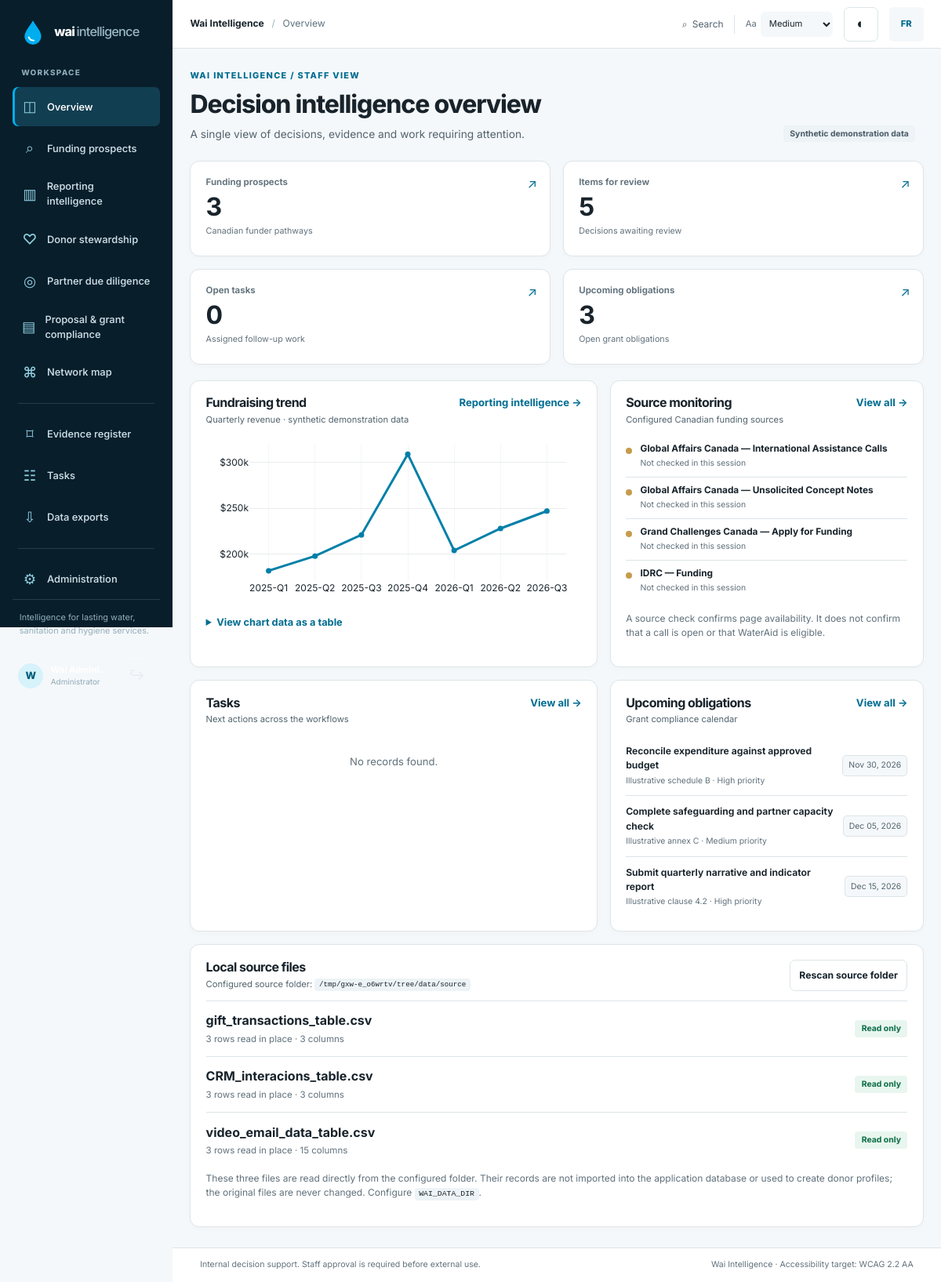
The app's page /app (signed in) with its own data.
### app/models.py (models this page shows)
class User(Base):
    __tablename__ = "users"
    id: Mapped[int] = mapped_column(Integer, primary_key=True)
    username: Mapped[str] = mapped_column(String(80), unique=True, index=True)
    display_name: Mapped[str] = mapped_column(String(120))
    role: Mapped[str] = mapped_column(String(20), default="user")
    password_hash: Mapped[str] = mapped_column(String(255))
    is_active: Mapped[bool] = mapped_column(Boolean, default=True)
    created_at: Mapped[datetime] = mapped_column(DateTime(timezone=True), default=utcnow)

class Source(Base):
    __tablename__ = "sources"
    id: Mapped[int] = mapped_column(Integer, primary_key=True)
    name: Mapped[str] = mapped_column(String(180), unique=True)
    category: Mapped[str] = mapped_column(String(60), default="funding")
    url: Mapped[str] = mapped_column(Text)
    description: Mapped[str] = mapped_column(Text, default="")
    frequency_days: Mapped[int] = mapped_column(Integer, default=14)
    enabled: Mapped[bool] = mapped_column(Boolean, default=True)
    last_checked_at: Mapped[datetime | None] = mapped_column(DateTime(timezone=True), nullable=True)
    last_status: Mapped[str] = mapped_column(String(40), default="not_checked")
    last_http_status: Mapped[int | None] = mapped_column(Integer, nullable=True)
    last_title: Mapped[str] = mapped_column(String(250), default="")
    last_content_hash: Mapped[str] = mapped_column(String(64), default="")
    last_excerpt: Mapped[str] = mapped_column(Text, default="")
    changed_at: Mapped[datetime | None] = mapped_column(DateTime(timezone=True), nullable=True)
    updated_at: Mapped[datetime] = mapped_column(DateTime(timezone=True), default=utcnow, onupdate=utcnow)

class GrantObligation(Base):
    __tablename__ = "grant_obligations"
    id: Mapped[int] = mapped_column(Integer, primary_key=True)
    project_id: Mapped[int | None] = mapped_column(ForeignKey("grant_projects.id"), nullable=True)
    document_id: Mapped[int | None] = mapped_column(ForeignKey("grant_documents.id"), nullable=True)
    title: Mapped[str] = mapped_column(String(240))
    clause_ref: Mapped[str] = mapped_column(String(100), default="Not mapped")
    due_date: Mapped[date | None] = mapped_column(Date, nullable=True)
    frequency: Mapped[str] = mapped_column(String(50), default="once")
    severity: Mapped[str] = mapped_column(String(30), default="medium")
    status: Mapped[str] = mapped_column(String(30), default="open")
    notes: Mapped[str] = mapped_column(Text, default="")

### app/main.py (the view)
@app.get("/app", response_class=HTMLResponse)
def dashboard(request: Request, db: Session = Depends(get_db)):
    user = get_user(request, db)
    if not user: return RedirectResponse("/signin", status_code=303)
    today = date.today()
    opps = db.query(Opportunity).filter(Opportunity.decision.notin_(["declined", "decline pending verification"])).count()
    review_items = db.query(Opportunity).filter(Opportunity.decision.in_(["unreviewed", "needs verification"])).count()
    review_items += db.query(PartnerCase).filter(PartnerCase.status == "pending_review").count()
    tasks = db.query(WorkTask).filter(WorkTask.status == "open").order_by(WorkTask.due_date.asc()).limit(6).all()
    due = db.query(GrantObligation).filter(GrantObligation.status == "open", GrantObligation.due_date >= today).order_by(GrantObligation.due_date.asc()).limit(5).all()
    sources = db.query(Source).order_by(Source.name).all()
    counts = {"opps":opps, "review":review_items, "tasks":db.query(WorkTask).filter_by(status="open").count(),
              "obligations":db.query(GrantObligation).filter_by(status="open").count()}
    metrics = report_data(db)
    source_data = load_source_csvs()
    request.app.state.source_data_status = source_data
    return page(request, "dashboard.html", user=user, workspace=True, counts=counts, tasks=tasks,
                obligations=due, sources=sources, metrics=metrics, source_data=source_data,
                recent_feedback=db.query(Feedback).order_by(Feedback.created_at.desc()).limit(4).all())

### app/templates/dashboard.html (shortened to what this page needs)
{% extends 'base.html' %}
{% block breadcrumb %}{{ t('dashboard') }}{% endblock %}
{% block content %}
<div class="page-heading"><div><span class="section-label">WAI INTELLIGENCE / STAFF VIEW</span><h1>{{ t('overview_title') }}</h1><p>{{ t('overview_sub') }}</p></div><div class="heading-meta"><span class="status-pill status-neutral">{{ t('sample_data') }}</span></div></div>
<div class="metric-grid">
  <a class="metric-card" href="/app/prospecting"><span>{{ t('open_opps') }}</span><strong>{{ counts.opps }}</strong><small>Canadian funder pathways</small><i>↗</i></a>
  <a class="metric-card" href="/app/evidence"><span>{{ t('review_items') }}</span><strong>{{ counts.review }}</strong><small>Decisions awaiting review</small><i>↗</i></a>
  <a class="metric-card" href="/app/tasks"><span>{{ t('open_tasks') }}</span><strong>{{ counts.tasks }}</strong><small>Assigned follow-up work</small><i>↗</i></a>
  <a class="metric-card" href="/app/compliance"><span>{{ t('upcoming_obligations') }}</span><strong>{{ counts.obligations }}</strong><small>Open grant obligations</small><i>↗</i></a>
</div>
<div class="dashboard-grid">
  <section class="panel chart-panel panel-wide"><div class="panel-heading"><div><h2>Fundraising trend</h2><p>Quarterly revenue · synthetic demonstration data</p></div><a class="text-link" href="/app/reporting">{{ t('reporting') }} →</a></div><div id="revenueChart" class="chart" role="img" aria-label="Quarterly fundraising revenue line chart" aria-describedby="dashboard-revenue-description"></div><details class="chart-data-details"><summary>{{ t('chart_data') }}</summary></details></section>
  <section class="panel source-panel"><div class="panel-heading"><div><h2>{{ t('source_status') }}</h2><p>Configured Canadian funding sources</p></div><a class="text-link" href="/app/prospecting">View all →</a></div>
    {% for source in sources[:4] %}<div class="source-row"><span class="source-indicator {% if source.last_status == 'reachable' %}is-good{% elif source.last_status == 'error' %}is-bad{% endif %}"></span><div><strong>{{ source.name }}</strong><small>{% if source.last_checked_at %}{{ t('checked') }} {{ source.last_checked_at.strftime('%b %d, %Y') }} · {{ source.last_status }}{% else %}Not checked in this session{% endif %}</small></div></div>{% endfor %}
    <p class="micro-note">{{ t('monitoring_note') }}</p>
  </section>
  <section class="panel"><div class="panel-heading"><div><h2>{{ t('tasks') }}</h2><p>Next actions across the workflows</p></div><a class="text-link" href="/app/tasks">View all →</a></div>
    {% if tasks %}{% for task in tasks %}<div class="list-row"><div class="list-main"><strong>{{ task.title }}</strong><small>{{ task.module|title }} · {{ task.owner }}</small></div><span class="date-badge">{{ task.due_date|datefmt(lang) }}</span></div>{% endfor %}{% else %}<p class="empty-state">{{ t('no_records') }}</p>{% endif %}
  </section>
  <section class="panel"><div class="panel-heading"><div><h2>{{ t('upcoming_obligations') }}</h2><p>Grant compliance calendar</p></div><a class="text-link" href="/app/compliance">View all →</a></div>
    {% if obligations %}{% for item in obligations %}<div class="list-row"><div class="list-main"><strong>{{ item.title }}</strong><small>{{ item.clause_ref }} · {{ item.severity|title }} priority</small></div><span class="date-badge">{{ item.due_date|datefmt(lang) }}</span></div>{% endfor %}{% else %}<p class="empty-state">{{ t('no_records') }}</p>{% endif %}
  </section>
</div>
<div class="panel data-panel"><div class="panel-heading"><div><h2>{{ t('local_source_files') }}</h2><p>{{ t('data_folder') }}: <code>{{ source_data.folder }}</code></p></div><form method="post" action="/app/data/refresh"><input type="hidden" name="csrf" value="{{ csrf_token }}"><button class="button button-secondary button-small" type="submit">{{ t('rescan_source_folder') }}</button></form></div><div class="export-list">{% for file in source_data.files %}<div class="export-row"><div><strong>{{ file.name }}</strong><small>{{ file.rows }} {{ t('rows_read_only') }} · {{ file.columns|length }} {{ t('columns') }}</small></div><span class="status-pill status-good">{{ t('read_only') }}</span></div>{% endfor %}</div>{% if source_data.warnings %}<div class="notice notice-warning"><strong>{{ t('source_folder_warnings') }}</strong><ul>{% for warning in source_data.warnings %}<li>{{ warning }}</li>{% endfor %}</ul></div>{% endif %}<p class="data-footnote">{{ t('source_folder_read_only_note') }} <code>WAI_DATA_DIR</code>.</p></div>
{% endblock %}

### app/templates/base.html (shortened to what this page needs)
<!doctype html>
<html lang="{{ 'fr-CA' if lang == 'fr' else 'en-CA' }}" data-theme="light" data-font-size="medium">
<head>
  <link rel="stylesheet" href="{{ url_for('static', path='css/app.css') }}">
</head>
<body>
{% if workspace %}
<div class="app-shell">
  <aside class="sidebar" aria-label="{{ t('primary_navigation') }}">
    <a class="brand" href="/app" aria-label="Wai Intelligence overview">
      <span class="brand-mark" aria-hidden="true"><svg viewBox="0 0 32 32"><path d="M16 2C12 9 6 15 6 21a10 10 0 0 0 20 0C26 15 20 9 16 2Z" fill="currentColor"/><path d="M11 22c1 3 3 4 6 4" stroke="white" stroke-width="1.7" stroke-linecap="round" fill="none"/></svg></span>
      <span class="brand-word">wai<span>intelligence</span></span>
    </a>
    <div class="side-section-label">{{ t('workspace') }}</div>
    <nav class="side-nav" aria-label="{{ t('workspace_navigation') }}">
      <a href="/app" class="nav-link {% if request.url.path == '/app' %}active{% endif %}"><span class="nav-icon">◫</span>{{ t('dashboard') }}</a>
      <a href="/app/prospecting" class="nav-link {% if request.url.path.startswith('/app/prospecting') %}active{% endif %}"><span class="nav-icon">⌕</span>{{ t('prospecting') }}</a>
      <a href="/app/reporting" class="nav-link {% if request.url.path.startswith('/app/reporting') %}active{% endif %}"><span class="nav-icon">▥</span>{{ t('reporting') }}</a>
      <a href="/app/stewardship" class="nav-link {% if request.url.path.startswith('/app/stewardship') %}active{% endif %}"><span class="nav-icon">♡</span>{{ t('stewardship') }}</a>
      <a href="/app/diligence" class="nav-link {% if request.url.path.startswith('/app/diligence') %}active{% endif %}"><span class="nav-icon">◎</span>{{ t('diligence') }}</a>
      <a href="/app/compliance" class="nav-link {% if request.url.path.startswith('/app/compliance') %}active{% endif %}"><span class="nav-icon">▤</span>{{ t('compliance') }}</a>
      <a href="/app/network" class="nav-link {% if request.url.path.startswith('/app/network') %}active{% endif %}"><span class="nav-icon">⌘</span>{{ t('network_map') }}</a>
      <div class="side-divider"></div>
      <a href="/app/evidence" class="nav-link {% if request.url.path.startswith('/app/evidence') %}active{% endif %}"><span class="nav-icon">⌑</span>{{ t('evidence') }}</a>
      <a href="/app/tasks" class="nav-link {% if request.url.path.startswith('/app/tasks') %}active{% endif %}"><span class="nav-icon">☷</span>{{ t('tasks') }}</a>
      <a href="/app/exports" class="nav-link {% if request.url.path.startswith('/app/exports') %}active{% endif %}"><span class="nav-icon">⇩</span>{{ t('exports') }}</a>
      {% if is_admin %}<div class="side-divider"></div><a href="/app/admin" class="nav-link {% if request.url.path.startswith('/app/admin') %}active{% endif %}"><span class="nav-icon">⚙</span>{{ t('admin') }}</a>{% endif %}
    </nav>
    <div class="sidebar-bottom">
      <div class="sidebar-mission">{{ t('mission') }}</div>
      <div class="side-user">
        <span class="avatar">{{ (user.display_name[:1] if user else 'W')|upper }}</span>
        <span class="user-meta"><strong>{{ user.display_name if user else 'Wai user' }}</strong><small>{{ 'Administrator' if is_admin else 'Staff access' }}</small></span>
        <form method="post" action="/signout"><input type="hidden" name="csrf" value="{{ csrf_token }}"><button class="icon-button signout-icon" type="submit" title="{{ t('sign_out') }}" aria-label="{{ t('sign_out') }}">↪</button></form>
      </div>
    </div>
  </aside>
  <div class="app-main">
    <header class="topbar">
      <div class="breadcrumb"><span>Wai Intelligence</span><span class="crumb-sep">/</span><span>{% block breadcrumb %}{{ t('dashboard') }}{% endblock %}</span></div>
      <div class="topbar-actions">
        <a class="top-action" href="/app/evidence" aria-label="{{ t('search') }}">⌕ <span>{{ t('search') }}</span></a>
        <div class="display-control"><label for="fontSizeSelect">Aa</label><select id="fontSizeSelect" aria-label="{{ t('font_size') }}"><option value="medium" selected>{{ t('medium') }}</option></select></div>
        <button class="icon-button" id="themeToggle" type="button" aria-label="{{ t('theme_toggle') }}" title="{{ t('settings') }}">◐</button>
        <a class="language-switch" aria-label="{{ t('switch_language') }}" href="/preferences/language?lang={{ 'en' if lang == 'fr' else 'fr' }}">{{ 'EN' if lang == 'fr' else 'FR' }}</a>
      </div>
    </header>
{% endif %}
<main class="{{ 'content-area' if workspace else 'public-main' }}" id="main-content" tabindex="-1">
  {% block content %}{% endblock %}
</main>
{% if workspace %}
    <footer class="app-footer"><span>{{ t('footer_note') }}</span><span>Wai Intelligence · {{ t('accessibility_target') }}</span></footer>
  </div>
</div>
{% else %}
<footer class="public-footer"><span>Wai Intelligence</span><span>{{ t('footer_note') }}</span></footer>
{% endif %}
</body>
</html>

### records on screen
User: display_name "W"
Source: name "Global Affairs Canada — International Assistance Calls", shows "Not checked in this session"
Source: name "Global Affairs Canada — Unsolicited Concept Notes", shows "Not checked in this session"
Source: name "Grand Challenges Canada — Apply for Funding", shows "Not checked in this session"
Source: name "IDRC — Funding", shows "Not checked in this session"
GrantObligation: title "Reconcile expenditure against approved budget", clause_ref "Illustrative schedule B", severity "High", due_date "Nov 30, 2026"
GrantObligation: title "Complete safeguarding and partner capacity check", clause_ref "Illustrative annex C", severity "Medium", due_date "Dec 05, 2026"
GrantObligation: title "Submit quarterly narrative and indicator report", clause_ref "Illustrative clause 4.2", severity "High", due_date "Dec 15, 2026"

### other values on screen
{{ t('workspace') }} "WORKSPACE"
{{ t('dashboard') }} "Overview"
{{ t('prospecting') }} "Funding prospects"
{{ t('reporting') }} "Reporting intelligence"
{{ t('stewardship') }} "Donor stewardship"
{{ t('diligence') }} "Partner due diligence"
{{ t('compliance') }} "Proposal & grant compliance"
{{ t('network_map') }} "Network map"
{{ t('evidence') }} "Evidence register"
{{ t('tasks') }} "Tasks"
{{ t('exports') }} "Data exports"
{{ t('admin') }} "Administration"
{{ t('mission') }} "Intelligence for lasting water, sanitation and hygiene services."
{{ 'Administrator' if is_admin else 'Staff access' }} "Administrator"
{{ t('search') }} "Search"
